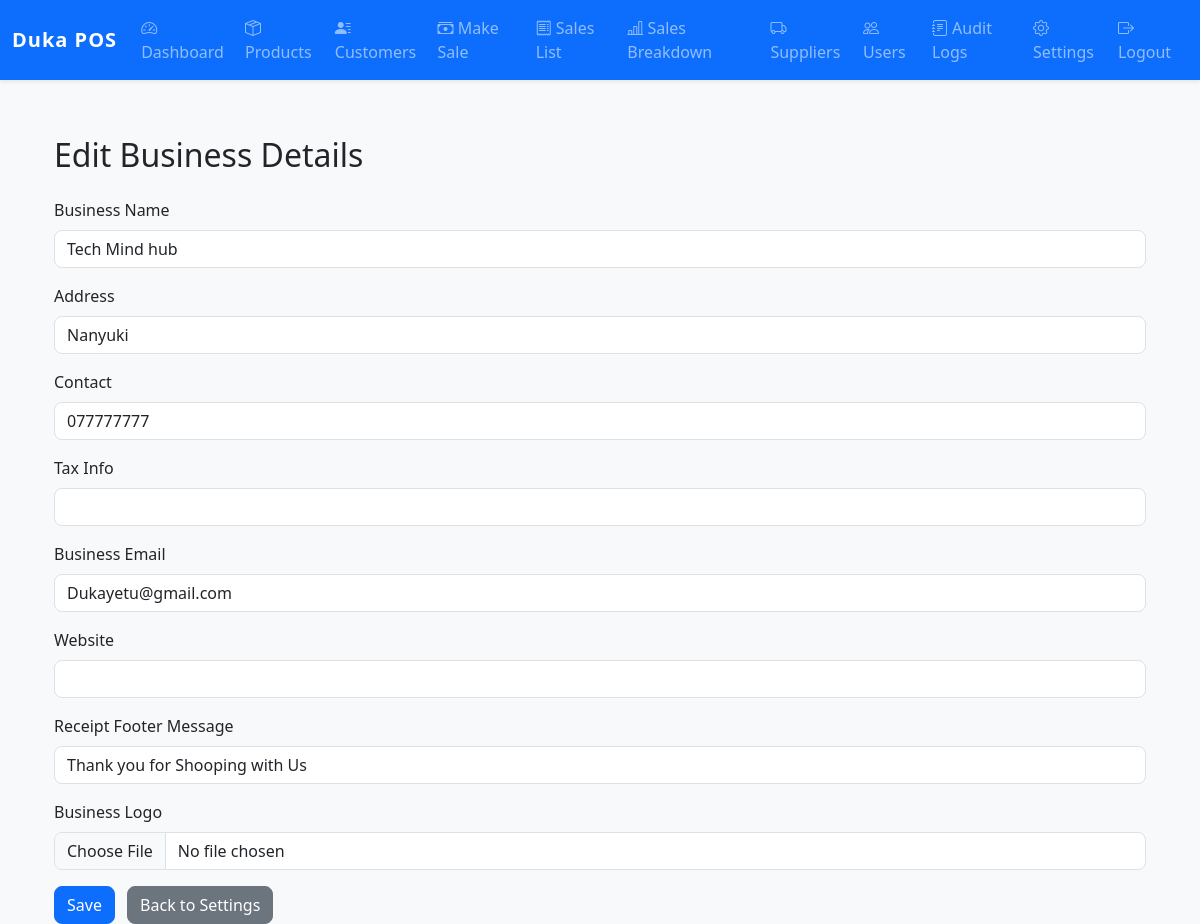
The page /admin/settings/business (signed in) on the database its author committed.
### models.py (models this page shows)
class Setting(db.Model):
    id = db.Column(db.Integer, primary_key=True)
    key = db.Column(db.String(50), unique=True, nullable=False)
    value = db.Column(db.String(255), nullable=False)

### app.py (the view, shortened to what this page needs)
@app.route('/admin/settings/business', methods=['GET', 'POST'])
@login_required(role='admin')
def edit_business_details():
    keys = ['business_name', 'business_address', 'business_contact', 'tax_info', 'business_email', 'website', 'receipt_footer', 'business_logo']
    settings = {key: Setting.query.filter_by(key=key).first() for key in keys}
    return render_template('edit_business_details.html', settings=settings)

### app.py (called while the page is built)
def login_required(role=None):
    def decorator(f):
        from functools import wraps
        @wraps(f)
        def decorated_function(*args, **kwargs):
            if 'user_id' not in session:
                return redirect(url_for('login'))
            if role and session.get('role') != role:
                flash('You do not have permission to access this page.', 'danger')
                return redirect(url_for('home'))
            return f(*args, **kwargs)
        return decorated_function
    return decorator

@app.context_processor
def inject_business_details():
    keys = ['business_name', 'business_address', 'business_contact', 'tax_info', 'business_email', 'website', 'receipt_footer', 'business_logo']
    settings = {key: Setting.query.filter_by(key=key).first() for key in keys}
    return dict(business_settings=settings)

### templates/edit_business_details.html (shortened to what this page needs)
{% extends "base.html" %}
{% block content %}
<div class="container">
    <h2 class="mb-4">Edit Business Details</h2>
    <form method="POST" enctype="multipart/form-data">
        <div class="mb-3">
            <label class="form-label">Business Name</label>
            <input type="text" class="form-control" name="business_name" value="{{ settings['business_name'].value if settings['business_name'] else '' }}">
        </div>
        <div class="mb-3">
            <label class="form-label">Address</label>
            <input type="text" class="form-control" name="business_address" value="{{ settings['business_address'].value if settings['business_address'] else '' }}">
        </div>
        <div class="mb-3">
            <label class="form-label">Contact</label>
            <input type="text" class="form-control" name="business_contact" value="{{ settings['business_contact'].value if settings['business_contact'] else '' }}">
        </div>
        <div class="mb-3">
            <label class="form-label">Tax Info</label>
            <input type="text" class="form-control" name="tax_info" value="{{ settings['tax_info'].value if settings['tax_info'] else '' }}">
        </div>
        <div class="mb-3">
            <label class="form-label">Business Email</label>
            <input type="email" class="form-control" name="business_email" value="{{ settings['business_email'].value if settings['business_email'] else '' }}">
        </div>
        <div class="mb-3">
            <label class="form-label">Website</label>
            <input type="text" class="form-control" name="website" value="{{ settings['website'].value if settings['website'] else '' }}">
        </div>
        <div class="mb-3">
            <label class="form-label">Receipt Footer Message</label>
            <input type="text" class="form-control" name="receipt_footer" value="{{ settings['receipt_footer'].value if settings['receipt_footer'] else '' }}">
        </div>
        <div class="mb-3">
            <label class="form-label">Business Logo</label>
            <input type="file" class="form-control" name="business_logo" accept="image/*">
        </div>
        <button type="submit" class="btn btn-primary">Save</button>
        <a href="{{ url_for('system_settings') }}" class="btn btn-secondary ms-2">Back to Settings</a>
    </form>
</div>
{% endblock %}

### templates/base.html (style rules this page uses)
body { background-color: #f8f9fa; font-family: 'Segoe UI', 'Roboto', Arial, sans-serif; }
.container { margin-top: 2rem; }
.btn, .form-control, .form-select { border-radius: 0.5rem; }

### rows shown on the page
Setting: business_name "Tech Mind hub"
Setting: business_address "Nanyuki"
Setting: business_contact "077777777"
Setting: business_email "Dukayetu@gmail.com"
Setting: receipt_footer "Thank you for Shooping with Us"
